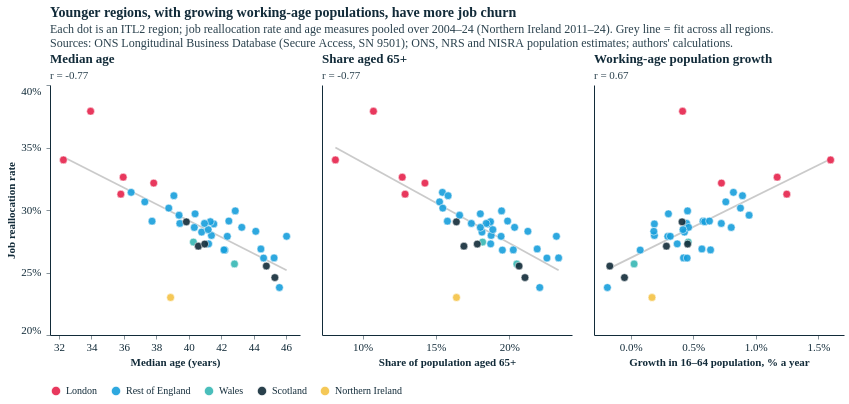

Notebook code for this chart:
### Code cell
# Slide 1, scatter version: one simple scatter per age measure against reallocation (pooled 2004-24, NI 2011-24)
SC = [("median_age", "Median age", "Median age (years)", "datum.label"),
      ("share_65_plus", "Share aged 65+", "Share of population aged 65+", "datum.label + '%'"),
      ("wa_growth", "Working-age population growth", "Growth in 16–64 population, % a year", "datum.label + '%'")]
# pooled 2004-24; Northern Ireland 2011-24 (job flows start in 2011), with its age measures over the same years
P0, P1 = 2004, 2024
start = lambda code: 2011 if code == "TLN0" else P0
ja = jf[jf.year.between(P0, P1)]                                   # jf already drops NI before 2011
gj = ja.groupby("itl2_code")[["total_jc", "total_jd", "emp_avg"]].sum()
aa = pd.read_csv(DIR21 / "age_itl2.csv")
aa = aa[aa.year.between(P0, P1) & (aa.year >= aa.itl2_code.map(start))]
sa = aa.groupby("itl2_code")[["population", "pop_65_plus"]].sum()
sya = pd.read_csv(DIR21 / "age_single_year_itl2.csv")
sya = sya[sya.year.between(P0, P1) & (sya.year >= sya.itl2_code.map(start))]
wa = aa.pivot(index="itl2_code", columns="year", values="pop_16_64")
dd = pd.DataFrame({"realloc": 100 * (gj.total_jc + gj.total_jd) / gj.emp_avg,
                   "share_65_plus": 100 * sa.pop_65_plus / sa.population,
                   "median_age": sya.groupby("itl2_code").apply(pooled_median, include_groups=False),
                   "wa_growth": pd.Series({c_: 100 * np.log(wa.loc[c_, P1] / wa.loc[c_, start(c_)]) / (P1 - start(c_)) for c_ in wa.index})})
dd = dd.join(names).reset_index(names="itl2_code")
dd["group"] = np.where(LONDON(dd), "London", dd.itl2_code.str[:3].map({"TLL": "Wales", "TLM": "Scotland", "TLN": "Northern Ireland"}).fillna("Rest of England"))
AREAS = ["London", "Rest of England", "Wales", "Scotland", "Northern Ireland"]
ACOLS = [ECO["red"], ECO["blue-light"], ECO["turquoise"], ECO["blue-dark"], ECO["yellow"]]
assert len(dd) == 41 and dd.notna().all().all()
print({k: round(np.corrcoef(dd[k], dd.realloc)[0, 1], 2) for k in ["median_age", "share_65_plus", "wa_growth"]})
YT = alt.Scale(domain=[20, 40], nice=False)
def age_scatter(col, title, xtitle, xexpr, first):
    lo, hi = dd[col].min(), dd[col].max(); pad = 0.06 * (hi - lo)
    XT = alt.Scale(domain=[float(lo - pad), float(hi + pad)], zero=False, nice=False)
    b = np.polyfit(dd[col], dd.realloc, 1); fx = np.array([lo, hi]); r = np.corrcoef(dd[col], dd.realloc)[0, 1]
    return alt.layer(
        alt.Chart(pd.DataFrame({"x": fx, "y": np.polyval(b, fx)})).mark_line(color=GREY, strokeWidth=1.8, opacity=0.7)
           .encode(x=alt.X("x:Q", scale=XT), y=alt.Y("y:Q", scale=YT)),
        alt.Chart(dd).mark_circle(size=60, opacity=0.9, stroke="white", strokeWidth=0.6).encode(
            x=alt.X(f"{col}:Q", scale=XT, title=xtitle, axis=alt.Axis(labelExpr=xexpr, tickCount=5)),
            y=alt.Y("realloc:Q", scale=YT, title="Job reallocation rate" if first else None,
                    axis=alt.Axis(labels=first, ticks=first, labelFlush=True, labelExpr="datum.label + '%'", values=[20, 25, 30, 35, 40])),
            color=alt.Color("group:N", scale=alt.Scale(domain=AREAS, range=ACOLS),
                            legend=alt.Legend(title=None, orient="bottom") if first else None),
            tooltip=[alt.Tooltip("itl2_name:N", title="Region"), alt.Tooltip(f"{col}:Q", format=".1f", title=title),
                     alt.Tooltip("realloc:Q", format=".1f", title="Reallocation (%)")]),
    ).properties(width=250, height=250, title=alt.Title(title, subtitle=f"r = {r:.2f}", anchor="start", fontSize=13, subtitleFontSize=11))

s1s = alt.hconcat(*[age_scatter(c_, t, xt, ex, i == 0) for i, (c_, t, xt, ex) in enumerate(SC)], spacing=22).resolve_scale(color="shared").properties(
    title=alt.Title("Younger regions, with growing working-age populations, have more job churn",
    subtitle=["Each dot is an ITL2 region; job reallocation rate and age measures pooled over 2004–24 (Northern Ireland 2011–24). Grey line = fit across all regions.", SRC_S]))
styles.save(s1s, str(FIG), "slide_1_age_scatter_trellis", width=250, height=250)
s1s

### Figure 1 — Vega-Lite specification as saved in the notebook (floating-point values rounded to 4 significant figures)
{"config": {"background": "#fff", "font": "Circular Std", "text": {"color": "#122b39", "font": "Circular Std", "align": "left", "dx": 7, "dy": 0, "fontSize": 11}, "view": {"stroke": null, "continuousWidth": 350, "continuousHeight": 280, "discreteWidth": 400, "discreteHeight": 300}, "bar": {"color": "#179fdb"}, "line": {"color": "#e6224b"}, "rule": {"color": "#122b39"}, "point": {"filled": true, "size": 80, "color": "#e6224b", "opacity": 0.95}, "geoshape": {"stroke": "white", "strokeWidth": 0.3}, "axis": {"labelColor": "#122b39", "labelFontSize": 11, "labelFont": "Circular Std", "tickColor": "#122b39", "tickOpacity": 0.5, "domainColor": "#122b39", "domainOpacity": 1, "gridColor": "#122b39", "gridDash": [2, 2], "gridOpacity": 0.5, "title": null, "titleColor": "#122b39", "tickSize": 4, "grid": false, "domain": true}, "axisXDiscrete": {"grid": false, "labelAngle": 0, "tickCount": 10, "tickOpacity": 0.5, "title": null}, "axisYDiscrete": {"ticks": false, "labelPadding": 5, "grid": false}, "axisXTemporal": {"grid": false, "ticks": true}, "axisXQuantitative": {"grid": false}, "axisYQuantitative": {"gridColor": "#122b39", "gridDash": [1, 5], "gridOpacity": 0.5, "ticks": false, "labelPadding": 5, "tickCount": 8, "grid": false}, "title": {"color": "#122b39", "subtitleColor": "#122b39E6", "font": "Circular Std", "subtitleFont": "Circular Std", "anchor": "start", "frame": "group", "fontSize": 14, "subtitleFontSize": 12, "subtitlePadding": 4, "offset": 0}, "legend": {"titleColor": "#122b39", "labelColor": "#122b39"}}, "hconcat": [{"layer": [{"data": {"name": "data-26327cbbc14401cffffbe6805a1570fa"}, "mark": {"type": "line", "color": "#B4B4B4", "opacity": 0.7, "strokeWidth": 1.8}, "encoding": {"x": {"field": "x", "scale": {"domain": [31.44, 46.86], "nice": false, "zero": false}, "type": "quantitative"}, "y": {"field": "y", "scale": {"domain": [20, 40], "nice": false}, "type": "quantitative"}}}, {"data": {"name": "data-c31dd669fa701dddc3a5c2109f52ceeb"}, "mark": {"type": "circle", "opacity": 0.9, "size": 60, "stroke": "white", "strokeWidth": 0.6}, "encoding": {"color": {"field": "group", "legend": {"orient": "bottom", "title": null}, "scale": {"domain": ["London", "Rest of England", "Wales", "Scotland", "Northern Ireland"], "range": ["#e6224b", "#179fdb", "#36b7b4", "#122b39", "#f4c245"]}, "type": "nominal"}, "tooltip": [{"field": "itl2_name", "title": "Region", "type": "nominal"}, {"field": "median_age", "format": ".1f", "title": "Median age", "type": "quantitative"}, {"field": "realloc", "format": ".1f", "title": "Reallocation (%)", "type": "quantitative"}], "x": {"axis": {"labelExpr": "datum.label", "tickCount": 5}, "field": "median_age", "scale": {"domain": [31.44, 46.86], "nice": false, "zero": false}, "title": "Median age (years)", "type": "quantitative"}, "y": {"axis": {"labelExpr": "datum.label + '%'", "labelFlush": true, "labels": true, "ticks": true, "values": [20, 25, 30, 35, 40]}, "field": "realloc", "scale": {"domain": [20, 40], "nice": false}, "title": "Job reallocation rate", "type": "quantitative"}}}], "height": 250, "title": {"text": "Median age", "anchor": "start", "fontSize": 13, "subtitle": "r = -0.77", "subtitleFontSize": 11}, "width": 250}, {"layer": [{"data": {"name": "data-804a24aac5e08086713959a288e5943e"}, "mark": {"type": "line", "color": "#B4B4B4", "opacity": 0.7, "strokeWidth": 1.8}, "encoding": {"x": {"field": "x", "scale": {"domain": [7.233, 24.27], "nice": false, "zero": false}, "type": "quantitative"}, "y": {"field": "y", "scale": {"domain": [20, 40], "nice": false}, "type": "quantitative"}}}, {"data": {"name": "data-c31dd669fa701dddc3a5c2109f52ceeb"}, "mark": {"type": "circle", "opacity": 0.9, "size": 60, "stroke": "white", "strokeWidth": 0.6}, "encoding": {"color": {"field": "group", "legend": null, "scale": {"domain": ["London", "Rest of England", "Wales", "Scotland", "Northern Ireland"], "range": ["#e6224b", "#179fdb", "#36b7b4", "#122b39", "#f4c245"]}, "type": "nominal"}, "tooltip": [{"field": "itl2_name", "title": "Region", "type": "nominal"}, {"field": "share_65_plus", "format": ".1f", "title": "Share aged 65+", "type": "quantitative"}, {"field": "realloc", "format": ".1f", "title": "Reallocation (%)", "type": "quantitative"}], "x": {"axis": {"labelExpr": "datum.label + '%'", "tickCount": 5}, "field": "share_65_plus", "scale": {"domain": [7.233, 24.27], "nice": false, "zero": false}, "title": "Share of population aged 65+", "type": "quantitative"}, "y": {"axis": {"labelExpr": "datum.label + '%'", "labelFlush": true, "labels": false, "ticks": false, "values": [20, 25, 30, 35, 40]}, "field": "realloc", "scale": {"domain": [20, 40], "nice": false}, "title": null, "type": "quantitative"}}}], "height": 250, "title": {"text": "Share aged 65+", "anchor": "start", "fontSize": 13, "subtitle": "r = -0.77", "subtitleFontSize": 11}, "width": 250}, {"layer": [{"data": {"name": "data-64ce6f1a02f030bf8fec09d7bce2cd19"}, "mark": {"type": "line", "color": "#B4B4B4", "opacity": 0.7, "strokeWidth": 1.8}, "encoding": {"x": {"field": "x", "scale": {"domain": [-0.2925, 1.705], "nice": false, "zero": false}, "type": "quantitative"}, "y": {"field": "y", "scale": {"domain": [20, 40], "nice": false}, "type": "quantitative"}}}, {"data": {"name": "data-c31dd669fa701dddc3a5c2109f52ceeb"}, "mark": {"type": "circle", "opacity": 0.9, "size": 60, "stroke": "white", "strokeWidth": 0.6}, "encoding": {"color": {"field": "group", "legend": null, "scale": {"domain": ["London", "Rest of England", "Wales", "Scotland", "Northern Ireland"], "range": ["#e6224b", "#179fdb", "#36b7b4", "#122b39", "#f4c245"]}, "type": "nominal"}, "tooltip": [{"field": "itl2_name", "title": "Region", "type": "nominal"}, {"field": "wa_growth", "format": ".1f", "title": "Working-age population growth", "type": "quantitative"}, {"field": "realloc", "format": ".1f", "title": "Reallocation (%)", "type": "quantitative"}], "x": {"axis": {"labelExpr": "datum.label + '%'", "tickCount": 5}, "field": "wa_growth", "scale": {"domain": [-0.2925, 1.705], "nice": false, "zero": false}, "title": "Growth in 16–64 population, % a year", "type": "quantitative"}, "y": {"axis": {"labelExpr": "datum.label + '%'", "labelFlush": true, "labels": false, "ticks": false, "values": [20, 25, 30, 35, 40]}, "field": "realloc", "scale": {"domain": [20, 40], "nice": false}, "title": null, "type": "quantitative"}}}], "height": 250, "title": {"text": "Working-age population growth", "anchor": "start", "fontSize": 13, "subtitle": "r = 0.67", "subtitleFontSize": 11}, "width": 250}], "resolve": {"scale": {"color": "shared"}}, "spacing": 22, "title": {"text": "Younger regions, with growing working-age populations, have more job churn", "subtitle": ["Each dot is an ITL2 region; job reallocation rate and age measures pooled over 2004–24 (Northern Ireland 2011–24). Grey line = fit across all regions.", "Sources: ONS Longitudinal Business Database (Secure Access, SN 9501); ONS, NRS and NISRA population estimates; authors' calculations."]}, "$schema": "https://vega.github.io/schema/vega-lite/v5.20.1.json", "datasets": {"data-26327cbbc14401cffffbe6805a1570fa": [{"x": 32.27, "y": 34.24}, {"x": 46.03, "y": 25.18}], "data-c31dd669fa701dddc3a5c2109f52ceeb": [{"itl2_code": "TLC1", "realloc": 28.88, "share_65_plus": 18.62, "median_age": 41.54, "wa_growth": 0.1898, "itl2_name": "Tees Valley and Durham", "group": "Rest of England"}, {"itl2_code": "TLC2", "realloc": 27.96, "share_65_plus": 18.76, "median_age": 41.4, "wa_growth": 0.1899, "itl2_name": "Northumberland, and Tyne and Wear", "group": "Rest of England"}, {"itl2_code": "TLD1", "realloc": 23.8, "share_65_plus": 22.08, "median_age": 45.59, "wa_growth": -0.1856, "itl2_name": "Cumbria", "group": "Rest of England"}, {"itl2_code": "TLD3", "realloc": 30.65, "share_65_plus": 15.25, "median_age": 37.29, "wa_growth": 0.7605, "itl2_name": "Greater Manchester", "group": "Rest of England"}, {"itl2_code": "TLD4", "realloc": 27.29, "share_65_plus": 18.73, "median_age": 41.22, "wa_growth": 0.3723, "itl2_name": "Lancashire", "group": "Rest of England"}, {"itl2_code": "TLD6", "realloc": 29.93, "share_65_plus": 19.47, "median_age": 42.87, "wa_growth": 0.4549, "itl2_name": "Cheshire", "group": "Rest of England"}, {"itl2_code": "TLD7", "realloc": 29.7, "share_65_plus": 18.03, "median_age": 40.39, "wa_growth": 0.3019, "itl2_name": "Merseyside", "group": "Rest of England"}, {"itl2_code": "TLE1", "realloc": 26.8, "share_65_plus": 19.53, "median_age": 42.23, "wa_growth": 0.07658, "itl2_name": "East Yorkshire and Northern Lincolnshire", "group": "Rest of England"}, {"itl2_code": "TLE2", "realloc": 28.3, "share_65_plus": 21.27, "median_age": 44.13, "wa_growth": 0.1853, "itl2_name": "North Yorkshire", "group": "Rest of England"}, {"itl2_code": "TLE3", "realloc": 28.93, "share_65_plus": 17.41, "median_age": 39.45, "wa_growth": 0.4473, "itl2_name": "South Yorkshire", "group": "Rest of England"}, {"itl2_code": "TLE4", "realloc": 29.11, "share_65_plus": 15.78, "median_age": 37.73, "wa_growth": 0.5787, "itl2_name": "West Yorkshire", "group": "Rest of England"}, {"itl2_code": "TLF1", "realloc": 28.23, "share_65_plus": 18.14, "median_age": 40.79, "wa_growth": 0.4301, "itl2_name": "Derbyshire and Nottinghamshire", "group": "Rest of England"}, {"itl2_code": "TLF2", "realloc": 29.58, "share_65_plus": 16.61, "median_age": 39.4, "wa_growth": 0.9466, "itl2_name": "Leicestershire, Rutland and Northamptonshire", "group": "Rest of England"}, {"itl2_code": "TLF3", "realloc": 26.88, "share_65_plus": 21.9, "median_age": 44.45, "wa_growth": 0.5695, "itl2_name": "Lincolnshire", "group": "Rest of England"}, {"itl2_code": "TLG1", "realloc": 28.61, "share_65_plus": 20.36, "median_age": 43.27, "wa_growth": 0.4631, "itl2_name": "Herefordshire, Worcestershire and Warwickshire", "group": "Rest of England"}, {"itl2_code": "TLG2", "realloc": 27.89, "share_65_plus": 19.44, "median_age": 42.38, "wa_growth": 0.2968, "itl2_name": "Shropshire and Staffordshire", "group": "Rest of England"}, {"itl2_code": "TLG3", "realloc": 31.41, "share_65_plus": 15.44, "median_age": 36.45, "wa_growth": 0.8215, "itl2_name": "West Midlands", "group": "Rest of England"}, {"itl2_code": "TLH1", "realloc": 26.81, "share_65_plus": 20.27, "median_age": 42.17, "wa_growth": 0.6385, "itl2_name": "East Anglia", "group": "Rest of England"}, {"itl2_code": "TLH2", "realloc": 31.14, "share_65_plus": 15.83, "median_age": 39.08, "wa_growth": 0.8937, "itl2_name": "Bedfordshire and Hertfordshire", "group": "Rest of England"}, {"itl2_code": "TLH3", "realloc": 29.06, "share_65_plus": 18.72, "median_age": 41.33, "wa_growth": 0.5916, "itl2_name": "Essex", "group": "Rest of England"}, {"itl2_code": "TLI3", "realloc": 37.9, "share_65_plus": 10.74, "median_age": 33.95, "wa_growth": 0.4153, "itl2_name": "Inner London - West", "group": "London"}, {"itl2_code": "TLI4", "realloc": 34.01, "share_65_plus": 8.145, "median_age": 32.27, "wa_growth": 1.598, "itl2_name": "Inner London - East", "group": "London"}, {"itl2_code": "TLI5", "realloc": 31.27, "share_65_plus": 12.9, "median_age": 35.81, "wa_growth": 1.248, "itl2_name": "Outer London - East and North East", "group": "London"}, {"itl2_code": "TLI6", "realloc": 32.16, "share_65_plus": 14.25, "median_age": 37.84, "wa_growth": 0.7257, "itl2_name": "Outer London - South", "group": "London"}, {"itl2_code": "TLI7", "realloc": 32.63, "share_65_plus": 12.7, "median_age": 35.96, "wa_growth": 1.171, "itl2_name": "Outer London - West and North West", "group": "London"}, {"itl2_code": "TLJ1", "realloc": 30.15, "share_65_plus": 15.47, "median_age": 38.76, "wa_growth": 0.8776, "itl2_name": "Berkshire, Buckinghamshire and Oxfordshire", "group": "Rest of England"}, {"itl2_code": "TLJ2", "realloc": 29.12, "share_65_plus": 19.88, "median_age": 42.47, "wa_growth": 0.63, "itl2_name": "Surrey, East and West Sussex", "group": "Rest of England"}, {"itl2_code": "TLJ3", "realloc": 28.43, "share_65_plus": 18.88, "median_age": 41.2, "wa_growth": 0.4185, "itl2_name": "Hampshire and Isle of Wight", "group": "Rest of England"}, {"itl2_code": "TLJ4", "realloc": 28.92, "share_65_plus": 18.43, "median_age": 40.97, "wa_growth": 0.7246, "itl2_name": "Kent", "group": "Rest of England"}, {"itl2_code": "TLK1", "realloc": 28.6, "share_65_plus": 18.03, "median_age": 40.34, "wa_growth": 0.8039, "itl2_name": "Gloucestershire, Wiltshire and Bath/Bristol area", "group": "Rest of England"}, {"itl2_code": "TLK2", "realloc": 26.17, "share_65_plus": 23.36, "median_age": 45.26, "wa_growth": 0.4227, "itl2_name": "Dorset and Somerset", "group": "Rest of England"}, {"itl2_code": "TLK3", "realloc": 27.9, "share_65_plus": 23.21, "median_age": 46.03, "wa_growth": 0.3172, "itl2_name": "Cornwall and Isles of Scilly", "group": "Rest of England"}, {"itl2_code": "TLK4", "realloc": 26.16, "share_65_plus": 22.56, "median_age": 44.61, "wa_growth": 0.4516, "itl2_name": "Devon", "group": "Rest of England"}, {"itl2_code": "TLL1", "realloc": 25.68, "share_65_plus": 20.51, "median_age": 42.82, "wa_growth": 0.02781, "itl2_name": "West Wales and The Valleys", "group": "Wales"}, {"itl2_code": "TLL2", "realloc": 27.44, "share_65_plus": 18.18, "median_age": 40.29, "wa_growth": 0.4605, "itl2_name": "East Wales", "group": "Wales"}, {"itl2_code": "TLM5", "realloc": 27.11, "share_65_plus": 16.91, "median_age": 40.59, "wa_growth": 0.2861, "itl2_name": "North Eastern Scotland", "group": "Scotland"}, {"itl2_code": "TLM6", "realloc": 24.59, "share_65_plus": 21.07, "median_age": 45.31, "wa_growth": -0.04913, "itl2_name": "Highlands and Islands", "group": "Scotland"}, {"itl2_code": "TLM7", "realloc": 27.28, "share_65_plus": 17.82, "median_age": 40.99, "wa_growth": 0.4557, "itl2_name": "Eastern Scotland", "group": "Scotland"}, {"itl2_code": "TLM8", "realloc": 29.05, "share_65_plus": 16.39, "median_age": 39.85, "wa_growth": 0.4109, "itl2_name": "West Central Scotland", "group": "Scotland"}, {"itl2_code": "TLM9", "realloc": 25.52, "share_65_plus": 20.67, "median_age": 44.79, "wa_growth": -0.1662, "itl2_name": "Southern Scotland", "group": "Scotland"}, {"itl2_code": "TLN0", "realloc": 23.0, "share_65_plus": 16.4, "median_age": 38.88, "wa_growth": 0.1709, "itl2_name": "Northern Ireland", "group": "Northern Ireland"}], "data-804a24aac5e08086713959a288e5943e": [{"x": 8.145, "y": 35.0}, {"x": 23.36, "y": 25.18}], "data-64ce6f1a02f030bf8fec09d7bce2cd19": [{"x": -0.1856, "y": 25.25}, {"x": 1.598, "y": 34.08}]}}
